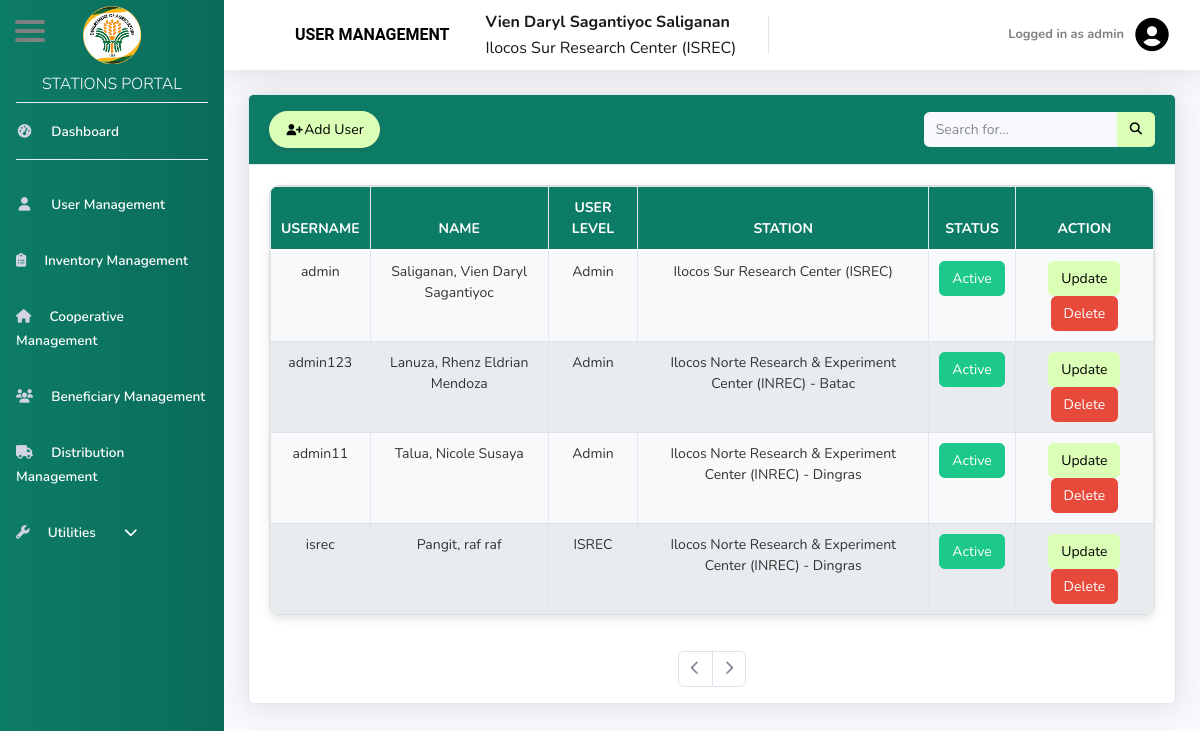
The page /admin/1UserManagement.php (signed in) on the database as committed earlier.
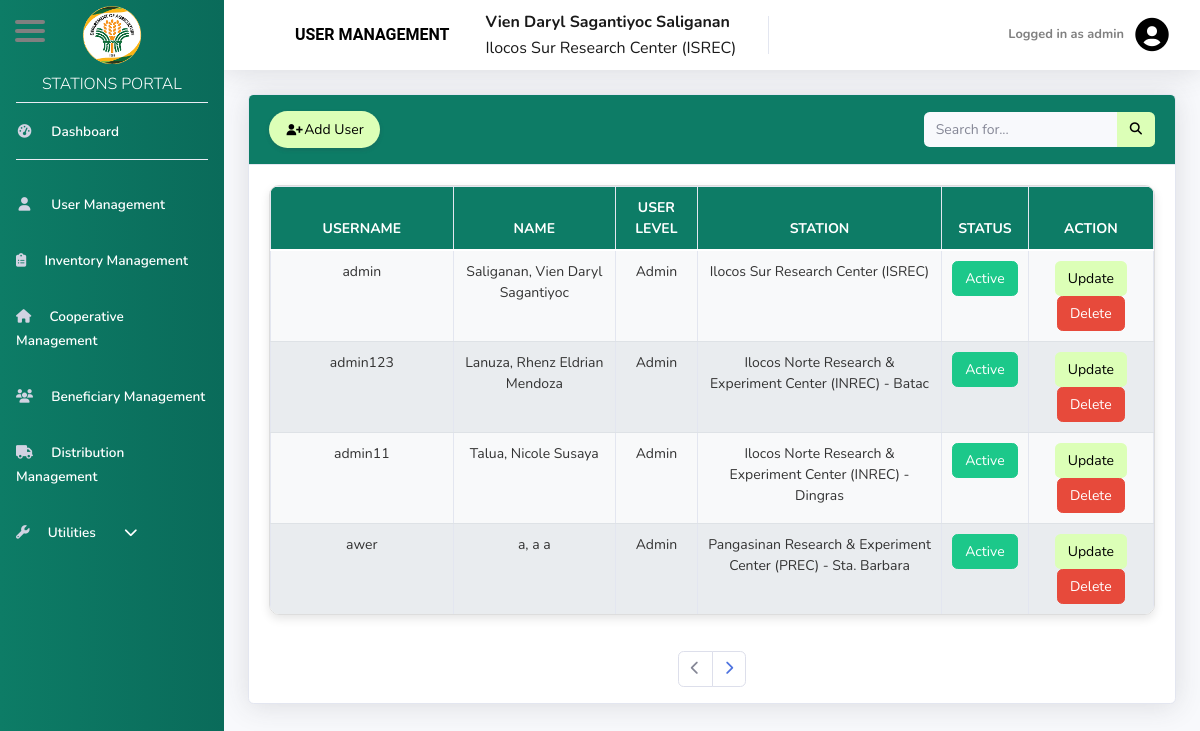
The same page on the database as committed later.
### tables this page shows
CREATE TABLE `tbl_user` (
  `uid` int(8) NOT NULL,
  `username` varchar(255) NOT NULL,
  `password` varchar(255) NOT NULL,
  `ulevel` varchar(50) NOT NULL,
  `fname` varchar(100) NOT NULL,
  `mname` varchar(100) NOT NULL,
  `lname` varchar(100) NOT NULL,
  `status` varchar(50) NOT NULL,
  `station_id` int(8) NOT NULL
);

CREATE TABLE `tbl_station` (
  `station_id` int(8) NOT NULL,
  `station_name` varchar(255) NOT NULL
);

### admin/1UserManagement.php (the view, shortened to what the changed rows need)
<?php
include('includes/header.php');
?>
<link rel="stylesheet" href="https://unpkg.com/boxicons@2.1.4/css/boxicons.min.css">
<div id="content-wrapper" class="d-flex flex-column">
    <div id="content">
    <div class="container-fluid">
    <div class="card shadow mb-4">
            <div id = "tab1" class="tab-content active">
                <div class="card-body">
                    <div style="max-height: 430px; overflow: auto; width: 100%; border: 1px solid #ddd; border-radius: 10px; box-shadow: 0px 4px 10px rgba(0, 0, 0, 0.1);">
                        <table class="table table-bordered" width="100%" cellspacing="0">
                            <thead class="thead" style="background-color: #0D7C66; color: white;">
                                <tr>
                                    <th>Username</th>
                                    <th>Name</th>
                                    <th>User Level</th>
                                    <th>Station</th>
                                    <th>Status</th>
                                    <th>Action</th>
                                </tr>
                                <?php
                                include('../conn.php');
                                $entries_per_page = 10;
                                $page = isset($_GET['page']) ? (int)$_GET['page'] : 1;
                                $page = max(1, $page);
                                $start_from = ($page - 1) * $entries_per_page;
                                $count_query = "SELECT COUNT(*) as total FROM tbl_user";
                                $count_result = mysqli_query($conn, $count_query);
                                $count_row = mysqli_fetch_assoc($count_result);
                                $total_entries = (int)$count_row['total'];
                                $search_query = isset($_GET['search']) ? $_GET['search'] : '';
                                if (!empty($search_query)) {
                                    $query = "SELECT * FROM tbl_user
                                            WHERE username LIKE '%$search_query%'
                                            OR fname LIKE '%$search_query%'
                                            OR mname LIKE '%$search_query%'
                                            OR lname LIKE '%$search_query%'
                                            OR ulevel LIKE '%$search_query%'
                                            ORDER BY ulevel";
                                } else {
                                    $query = "SELECT * FROM tbl_user INNER JOIN tbl_station ON tbl_user.station_id = tbl_station.station_id ORDER BY ulevel LIMIT $start_from, $entries_per_page";
                                }
                            ?>
                            </thead>
                            <?php
                            include('../conn.php');
                            $search_query = isset($_GET['search']) ? $_GET['search'] : '';
                            if (!empty($search_query)) {
                                $query = "SELECT * FROM tbl_user
                                        WHERE username LIKE '%$search_query%'
                                        OR fname LIKE '%$search_query%'
                                        OR mname LIKE '%$search_query%'
                                        OR lname LIKE '%$search_query%'
                                        OR ulevel LIKE '%$search_query%'
                                        ORDER BY ulevel";
                            } else {
                                $query = "SELECT * FROM tbl_user INNER JOIN tbl_station ON tbl_user.station_id = tbl_station.station_id WHERE status != 3  ORDER BY ulevel LIMIT $start_from, $entries_per_page";
                            }
                            $view = mysqli_query($conn, $query);
                            ?>
                            <tbody id="dataTable" style="color: black;">
                                <?php
                                if (mysqli_num_rows($view) > 0) {
                                    while ($data = mysqli_fetch_assoc($view)) {
                                        $uid = $data['uid'];
                                        $uname = $data['username'];
                                        $fname = $data['fname'];
                                        $mname = $data['mname'];
                                        $lname = $data['lname'];
                                        $userlvl = $data['ulevel'];
                                        $station = $data['station_name'];
                                        $status = $data['status'];
                                ?>
                                        <tr>
                                            <td><?php echo htmlspecialchars($uname); ?></td>
                                            <td><?php echo htmlspecialchars($lname . ', ' . $fname . ' ' . $mname); ?></td>
                                            <td><?php echo htmlspecialchars($userlvl); ?></td>
                                            <td><?php echo htmlspecialchars($station); ?></td>
                                            <td>
                                                <?php if ($status == 1) { ?>
                                                    <a onclick="toggleStatus('<?php echo $uname; ?>', 'deactivate')" class="btn btn-secondary">Inactive</a>
                                                <?php } else { ?>
                                                    <a onclick="toggleStatus('<?php echo $uname; ?>', 'activate')" class="btn btn-success">Active</a>
                                                <?php } ?>
                                            </td>
                                            <td>
                                                <a href="#" class="btn" style="background-color: #DCFFB7; color: black;"
                                                    data-toggle="modal" data-target="#updateUserModal"
                                                    data-user-id="<?php echo htmlspecialchars($uid, ENT_QUOTES, 'UTF-8'); ?>">
                                                    Update
                                                </a>
                                                <button class="btn btn-danger" onclick="confirmArchive('<?php echo $uid; ?>')">Delete</button>
                                            </td>
                                        </tr>
                                <?php
                                    }
                                } else {
                                    echo "<tr><td colspan='6' class='text-center'>No records found</td></tr>";
                                }
                                ?>
                            </tbody>
                        </table>
                    </div>
                </div>
                <nav>
                    <ul class="pagination justify-content-center mt-3">
                        <?php
                            $total_pages = ceil($total_entries / $entries_per_page);
                            if ($page < $total_pages) {
                                    echo "<li class='page-item'><a class='page-link' href='?page=" . ($page + 1) . "'><i class='fas fa-chevron-right'></i></a></li>";
                            } else {
                                    echo "<li class='page-item disabled'><a class='page-link'><i class='fas fa-chevron-right'></i></a></li>";
                            }
                        ?>
                    </ul>
                </nav>
            </div>
        </div>
    </div>
</div>
<?php
    include('includes/footer.php');
?>

Rows that differ between the two databases and show on the page:
no longer on this page (row unchanged): tbl_user: username "isrec", lname+fname+mname "Pangit, raf raf", ulevel "ISREC", station.station_name "Ilocos Norte Research & Experiment Center (INREC) - Dingras"
added tbl_user: username "awer", lname+fname+mname "a, a a", ulevel "Admin", station.station_name "Pangasinan Research & Experiment Center (PREC) - Sta. Barbara"
